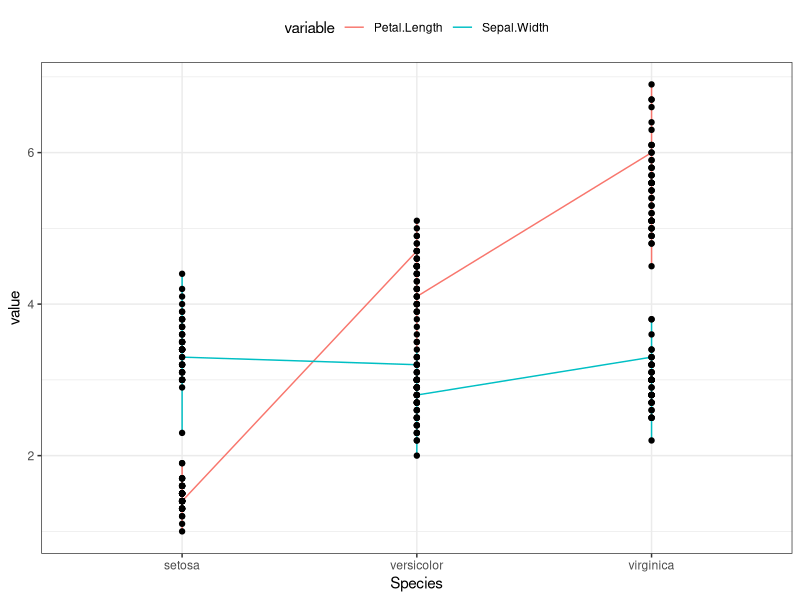
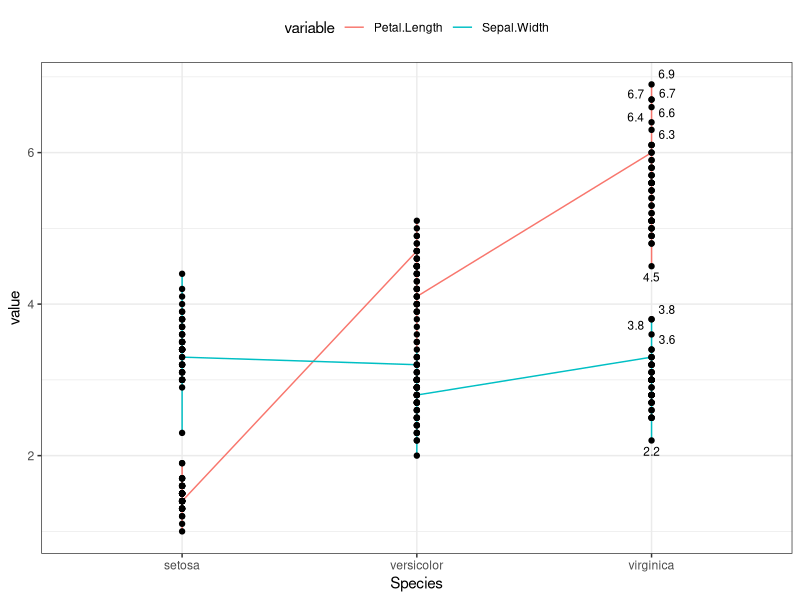
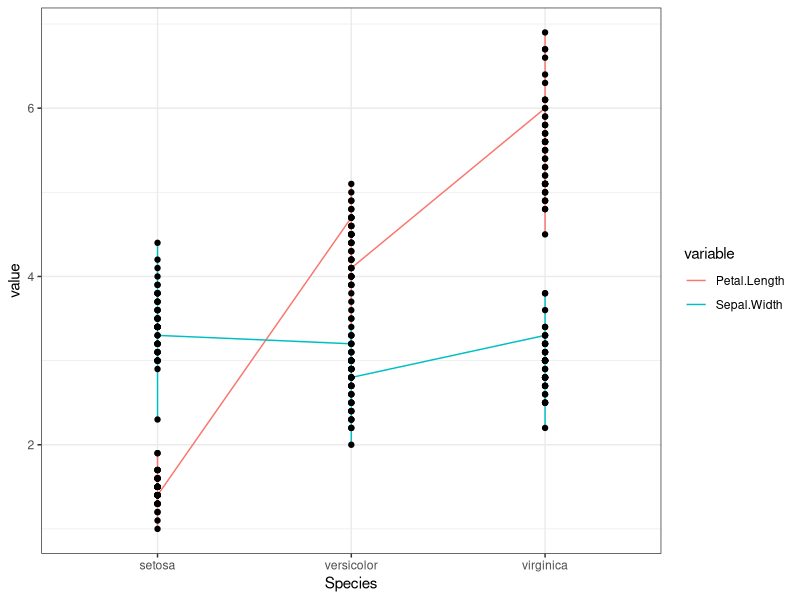
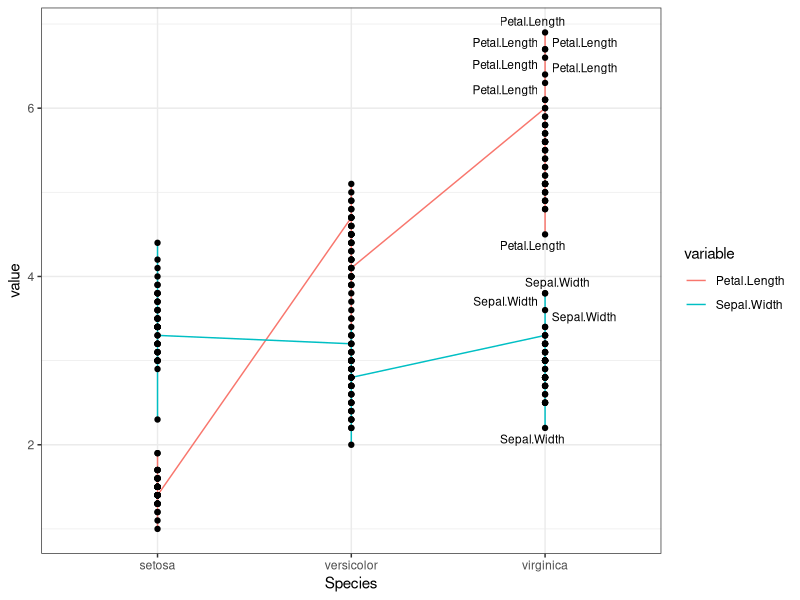

Write the R code that produced these figures, in order.
library(tidyverse)
library(ggrepel)

theme_set(theme_bw())

iris
df_long <- iris %>% tidyr::pivot_longer(cols=Petal.Length:Sepal.Width, names_to = 'variable', values_to = 'value')
head(df_long)

plot <- ggplot(df_long, aes(x=Species, y=value, group=variable)) + geom_line(aes(color=variable)) + geom_point() + theme(legend.position = 'top')
plot

(data_ends <- df_long %>% filter(Species == 'virginica'))
plot + geom_text_repel(aes(label=value), data=data_ends, face='plain', color='black', size=3)


(plot2 <- ggplot(df_long, aes(x=Species, y=value, group=variable)) + geom_line(aes(color=variable)) + geom_point())

plot2 + geom_text_repel(aes(label=variable), data=data_ends, face='plain', color='black', size=3)
